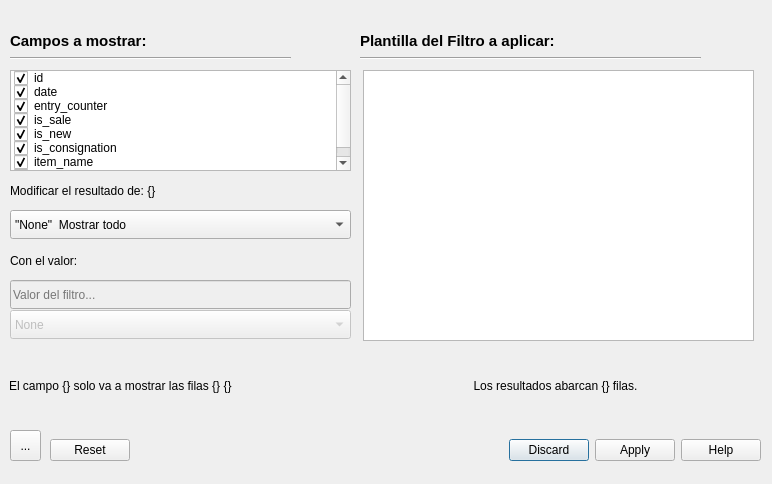
<?xml version="1.0" encoding="UTF-8"?>
<ui version="4.0">
 <class>Dialog</class>
 <widget class="QDialog" name="Dialog">
  <property name="windowModality">
   <enum>Qt::ApplicationModal</enum>
  </property>
  <property name="geometry">
   <rect>
    <x>0</x>
    <y>0</y>
    <width>772</width>
    <height>484</height>
   </rect>
  </property>
  <property name="windowTitle">
   <string>Filtros Avanzados</string>
  </property>
  <property name="windowIcon">
   <iconset>
    <normaloff>icon.png</normaloff>icon.png</iconset>
  </property>
  <property name="modal">
   <bool>true</bool>
  </property>
  <widget class="QDialogButtonBox" name="buttonBox">
   <property name="geometry">
    <rect>
     <x>50</x>
     <y>430</y>
     <width>711</width>
     <height>41</height>
    </rect>
   </property>
   <property name="toolTip">
    <string/>
   </property>
   <property name="orientation">
    <enum>Qt::Horizontal</enum>
   </property>
   <property name="standardButtons">
    <set>QDialogButtonBox::Apply|QDialogButtonBox::Discard|QDialogButtonBox::Help|QDialogButtonBox::Reset</set>
   </property>
  </widget>
  <widget class="QToolButton" name="toolButton_filter_options">
   <property name="geometry">
    <rect>
     <x>10</x>
     <y>430</y>
     <width>31</width>
     <height>31</height>
    </rect>
   </property>
   <property name="toolTip">
    <string>&lt;html&gt;&lt;head/&gt;&lt;body&gt;&lt;p&gt;Opciones de los filtros&lt;/p&gt;&lt;/body&gt;&lt;/html&gt;</string>
   </property>
   <property name="text">
    <string>...</string>
   </property>
  </widget>
  <widget class="QListWidget" name="listWidget_field_manager">
   <property name="geometry">
    <rect>
     <x>10</x>
     <y>70</y>
     <width>341</width>
     <height>101</height>
    </rect>
   </property>
   <property name="toolTip">
    <string>&lt;html&gt;&lt;head/&gt;&lt;body&gt;&lt;p&gt;Marque los campos que desea ver en el filtro y seleccione si desea aplicar alguna condicion a los resultados del campo&lt;/p&gt;&lt;/body&gt;&lt;/html&gt;</string>
   </property>
   <item>
    <property name="text">
     <string>id</string>
    </property>
    <property name="checkState">
     <enum>Checked</enum>
    </property>
    <property name="flags">
     <set>ItemIsSelectable|ItemIsUserCheckable|ItemIsEnabled</set>
    </property>
   </item>
   <item>
    <property name="text">
     <string>date</string>
    </property>
    <property name="checkState">
     <enum>Checked</enum>
    </property>
    <property name="flags">
     <set>ItemIsSelectable|ItemIsUserCheckable|ItemIsEnabled</set>
    </property>
   </item>
   <item>
    <property name="text">
     <string>entry_counter</string>
    </property>
    <property name="checkState">
     <enum>Checked</enum>
    </property>
    <property name="flags">
     <set>ItemIsSelectable|ItemIsUserCheckable|ItemIsEnabled</set>
    </property>
   </item>
   <item>
    <property name="text">
     <string>is_sale</string>
    </property>
    <property name="checkState">
     <enum>Checked</enum>
    </property>
    <property name="flags">
     <set>ItemIsSelectable|ItemIsUserCheckable|ItemIsEnabled</set>
    </property>
   </item>
   <item>
    <property name="text">
     <string>is_new</string>
    </property>
    <property name="checkState">
     <enum>Checked</enum>
    </property>
    <property name="flags">
     <set>ItemIsSelectable|ItemIsUserCheckable|ItemIsEnabled</set>
    </property>
   </item>
   <item>
    <property name="text">
     <string>is_consignation</string>
    </property>
    <property name="checkState">
     <enum>Checked</enum>
    </property>
    <property name="flags">
     <set>ItemIsSelectable|ItemIsUserCheckable|ItemIsEnabled</set>
    </property>
   </item>
   <item>
    <property name="text">
     <string>item_name</string>
    </property>
    <property name="checkState">
     <enum>Checked</enum>
    </property>
    <property name="flags">
     <set>ItemIsSelectable|ItemIsUserCheckable|ItemIsEnabled</set>
    </property>
   </item>
   <item>
    <property name="text">
     <string>item_code</string>
    </property>
    <property name="checkState">
     <enum>Checked</enum>
    </property>
    <property name="flags">
     <set>ItemIsSelectable|ItemIsUserCheckable|ItemIsEnabled</set>
    </property>
   </item>
  </widget>
  <widget class="QLabel" name="label">
   <property name="geometry">
    <rect>
     <x>10</x>
     <y>30</y>
     <width>251</width>
     <height>21</height>
    </rect>
   </property>
   <property name="font">
    <font>
     <pointsize>11</pointsize>
     <weight>75</weight>
     <bold>true</bold>
    </font>
   </property>
   <property name="text">
    <string>Campos a mostrar: </string>
   </property>
  </widget>
  <widget class="QComboBox" name="comboBox_field_modificator">
   <property name="geometry">
    <rect>
     <x>10</x>
     <y>210</y>
     <width>341</width>
     <height>29</height>
    </rect>
   </property>
   <property name="toolTip">
    <string>&lt;html&gt;&lt;head/&gt;&lt;body&gt;&lt;p&gt;Escoja el operador para afectar los resultados del campo&lt;/p&gt;&lt;/body&gt;&lt;/html&gt;</string>
   </property>
   <item>
    <property name="text">
     <string>&quot;None&quot;  Mostrar todo </string>
    </property>
   </item>
   <item>
    <property name="text">
     <string>&quot;=&quot; Mostrar iguales a</string>
    </property>
   </item>
   <item>
    <property name="text">
     <string>&quot;&lt;&gt;&quot; Mostrar todos excepto</string>
    </property>
   </item>
   <item>
    <property name="text">
     <string>&quot;&lt;&quot; Mostrar menores que</string>
    </property>
   </item>
   <item>
    <property name="text">
     <string>&quot;&lt;=&quot; Mostrar menores o iguales que</string>
    </property>
   </item>
   <item>
    <property name="text">
     <string>&quot;&gt;&quot; Mostrar mayores que</string>
    </property>
   </item>
   <item>
    <property name="text">
     <string>&quot;&gt;=&quot; Mostrar mayores o iguales que</string>
    </property>
   </item>
   <item>
    <property name="text">
     <string>&quot;regexp&quot; Mostrar similares a</string>
    </property>
   </item>
  </widget>
  <widget class="QLabel" name="label_modificar_field">
   <property name="geometry">
    <rect>
     <x>10</x>
     <y>180</y>
     <width>341</width>
     <height>21</height>
    </rect>
   </property>
   <property name="font">
    <font>
     <weight>50</weight>
     <bold>false</bold>
    </font>
   </property>
   <property name="text">
    <string>Modificar el resultado de: {}</string>
   </property>
  </widget>
  <widget class="QLabel" name="label_3">
   <property name="geometry">
    <rect>
     <x>10</x>
     <y>250</y>
     <width>111</width>
     <height>21</height>
    </rect>
   </property>
   <property name="font">
    <font>
     <weight>50</weight>
     <bold>false</bold>
    </font>
   </property>
   <property name="text">
    <string>Con el valor: </string>
   </property>
  </widget>
  <widget class="QLineEdit" name="lineEdit_valor_del_campo_modificado">
   <property name="enabled">
    <bool>false</bool>
   </property>
   <property name="geometry">
    <rect>
     <x>10</x>
     <y>280</y>
     <width>341</width>
     <height>29</height>
    </rect>
   </property>
   <property name="placeholderText">
    <string>Valor del filtro...</string>
   </property>
  </widget>
  <widget class="QLabel" name="label_descriptor_del_filtro">
   <property name="geometry">
    <rect>
     <x>9</x>
     <y>350</y>
     <width>341</width>
     <height>71</height>
    </rect>
   </property>
   <property name="text">
    <string>El campo {} solo va a mostrar las filas {} {}</string>
   </property>
   <property name="scaledContents">
    <bool>false</bool>
   </property>
   <property name="wordWrap">
    <bool>true</bool>
   </property>
  </widget>
  <widget class="QTextEdit" name="textEdit_plantilla_del_filtro">
   <property name="geometry">
    <rect>
     <x>363</x>
     <y>70</y>
     <width>391</width>
     <height>271</height>
    </rect>
   </property>
   <property name="readOnly">
    <bool>true</bool>
   </property>
  </widget>
  <widget class="QLabel" name="label_2">
   <property name="geometry">
    <rect>
     <x>360</x>
     <y>30</y>
     <width>251</width>
     <height>21</height>
    </rect>
   </property>
   <property name="font">
    <font>
     <pointsize>11</pointsize>
     <weight>75</weight>
     <bold>true</bold>
    </font>
   </property>
   <property name="text">
    <string>Plantilla del Filtro a aplicar:</string>
   </property>
  </widget>
  <widget class="QLabel" name="label_filas_de_rsultados">
   <property name="geometry">
    <rect>
     <x>360</x>
     <y>350</y>
     <width>391</width>
     <height>71</height>
    </rect>
   </property>
   <property name="text">
    <string>Los resultados abarcan {} filas.</string>
   </property>
   <property name="alignment">
    <set>Qt::AlignCenter</set>
   </property>
  </widget>
  <widget class="Line" name="line">
   <property name="geometry">
    <rect>
     <x>10</x>
     <y>50</y>
     <width>281</width>
     <height>16</height>
    </rect>
   </property>
   <property name="orientation">
    <enum>Qt::Horizontal</enum>
   </property>
  </widget>
  <widget class="Line" name="line_2">
   <property name="geometry">
    <rect>
     <x>360</x>
     <y>50</y>
     <width>341</width>
     <height>16</height>
    </rect>
   </property>
   <property name="orientation">
    <enum>Qt::Horizontal</enum>
   </property>
  </widget>
  <widget class="QComboBox" name="comboBox_valor_del_filtro">
   <property name="enabled">
    <bool>false</bool>
   </property>
   <property name="geometry">
    <rect>
     <x>10</x>
     <y>310</y>
     <width>341</width>
     <height>29</height>
    </rect>
   </property>
   <item>
    <property name="text">
     <string>None</string>
    </property>
   </item>
   <item>
    <property name="text">
     <string>Value1</string>
    </property>
   </item>
   <item>
    <property name="text">
     <string>value2</string>
    </property>
   </item>
   <item>
    <property name="text">
     <string>value3</string>
    </property>
   </item>
   <item>
    <property name="text">
     <string>value4</string>
    </property>
   </item>
   <item>
    <property name="text">
     <string>value5</string>
    </property>
   </item>
   <item>
    <property name="text">
     <string>value6</string>
    </property>
   </item>
   <item>
    <property name="text">
     <string>value7</string>
    </property>
   </item>
  </widget>
 </widget>
 <resources/>
 <connections>
  <connection>
   <sender>buttonBox</sender>
   <signal>accepted()</signal>
   <receiver>Dialog</receiver>
   <slot>accept()</slot>
   <hints>
    <hint type="sourcelabel">
     <x>248</x>
     <y>254</y>
    </hint>
    <hint type="destinationlabel">
     <x>157</x>
     <y>274</y>
    </hint>
   </hints>
  </connection>
  <connection>
   <sender>buttonBox</sender>
   <signal>rejected()</signal>
   <receiver>Dialog</receiver>
   <slot>reject()</slot>
   <hints>
    <hint type="sourcelabel">
     <x>316</x>
     <y>260</y>
    </hint>
    <hint type="destinationlabel">
     <x>286</x>
     <y>274</y>
    </hint>
   </hints>
  </connection>
 </connections>
</ui>
